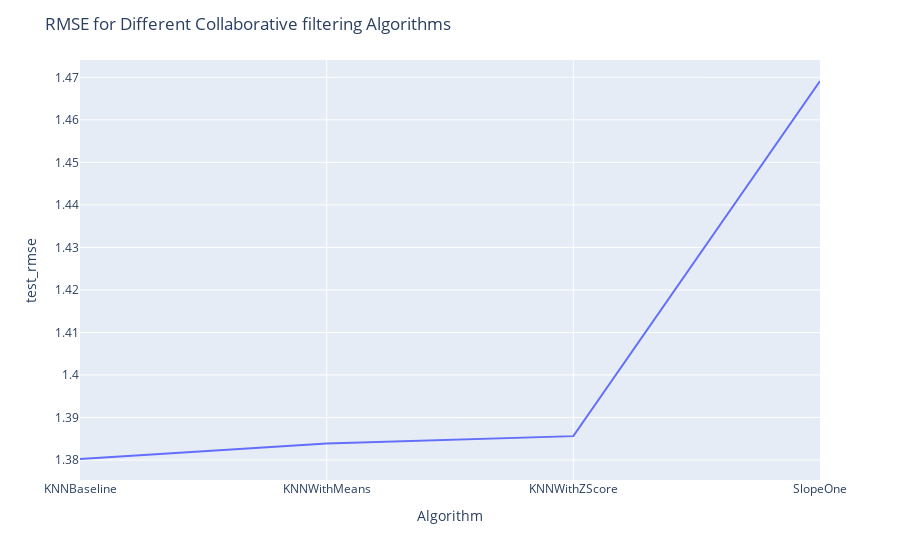

Notebook code for this chart:
### Markdown cell above
## Line Plot for RMSE

### Code cell
fig_line = px.line(df_recommendations.reset_index()[6:10],x="Algorithm", y="test_rmse")
fig_line.update_layout(title='RMSE for Different Collaborative filtering Algorithms')

### Figure 1 — Plotly figure (JSON) as saved in the notebook; plotly's stock layout.template omitted (floating-point values rounded to 4 significant figures)
{"data": [{"hoverlabel": {"namelength": 0}, "hovertemplate": "Algorithm=%{x}<br>test_rmse=%{y}", "legendgroup": "", "line": {"color": "#636efa", "dash": "solid"}, "mode": "lines", "name": "", "showlegend": false, "type": "scatter", "x": ["KNNBaseline", "KNNWithMeans", "KNNWithZScore", "SlopeOne"], "xaxis": "x", "y": [1.38, 1.384, 1.386, 1.469], "yaxis": "y"}], "layout": {"legend": {"tracegroupgap": 0}, "margin": {"t": 60}, "title": {"text": "RMSE for Different Collaborative filtering Algorithms"}, "xaxis": {"anchor": "y", "domain": [0, 1], "title": {"text": "Algorithm"}}, "yaxis": {"anchor": "x", "domain": [0, 1], "title": {"text": "test_rmse"}}}}
